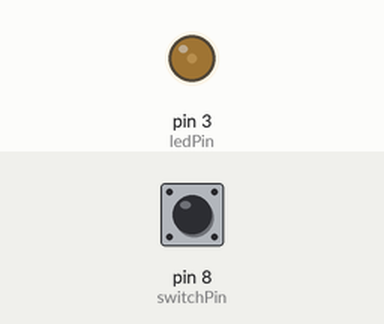
A sketch run on a simulated Arduino Uno, built with avr-gcc and run on an emulated ATmega328P. Parts: output pins drawn as LEDs (lit = HIGH). The inputs (shaded band) are chosen by the test bench; at power-on: pin 8 (switchPin) HIGH.

Above: at 1.2 s.
1.3 s: pin 8 (switchPin) pulled LOW for 0.15 s
At 2.6 s:
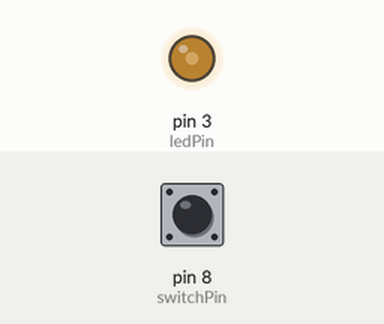
2.9 s: pin 8 (switchPin) pulled LOW for 1 s
At 5.1 s:
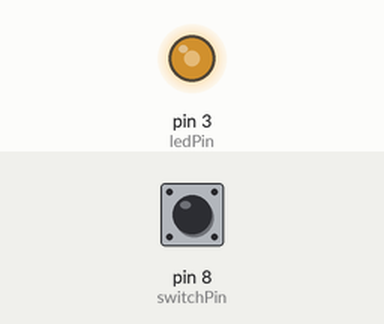
5.4 s: pin 8 (switchPin) pulled LOW for 0.15 s
At 6.7 s:
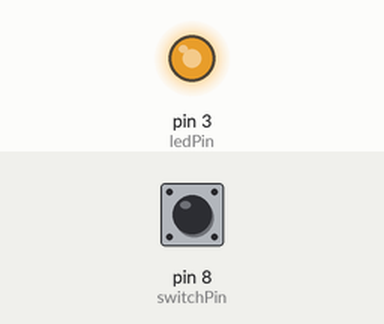
7.0 s: pin 8 (switchPin) pulled LOW for 3.2 s
At 11.1 s:
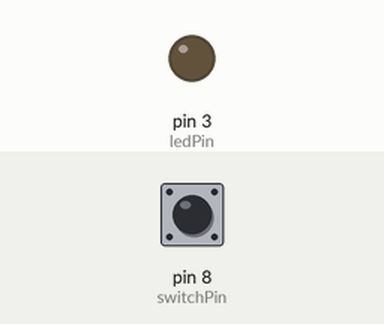
Timing chart, 0 to 12.6 s (numbered marks = the images above; inputs shaded):
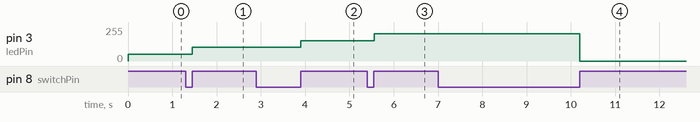

Measured:
- after the input at 1.3 s, pin 3 (ledPin): 51/255 → 102/255 after 0.16 s
- after the input at 2.9 s, pin 3 (ledPin): 102/255 → 153/255 after 1.0 s
- after the input at 5.4 s, pin 3 (ledPin): 153/255 → 204/255 after 0.16 s
- after the input at 7.0 s, pin 3 (ledPin): 204/255 → 0/255 after 3.2 s

The sketch:

toggleSwitchDeBouncePWM.ino
```cpp
int switchPin = 8;
int ledPin = 3;
boolean lastButton = LOW;
int ledValue = 0;


void setup() {
  // put your setup code here, to run once:
  pinMode(switchPin, INPUT);
  pinMode(ledPin, OUTPUT);
}

void loop() {
  // put your main code here, to run repeatedly:

  boolean currentButton = deBounce(lastButton);
  if (currentButton == HIGH && lastButton == LOW) {
    ledValue = (ledValue + 51)%255;
    analogWrite(ledPin, ledValue);
  }
  lastButton = currentButton;
}

boolean deBounce(boolean last) {
  boolean current = digitalRead(switchPin);
  if (current != last) {
    delay(5);
    current = digitalRead(switchPin);
  }
  return current;
}
```
